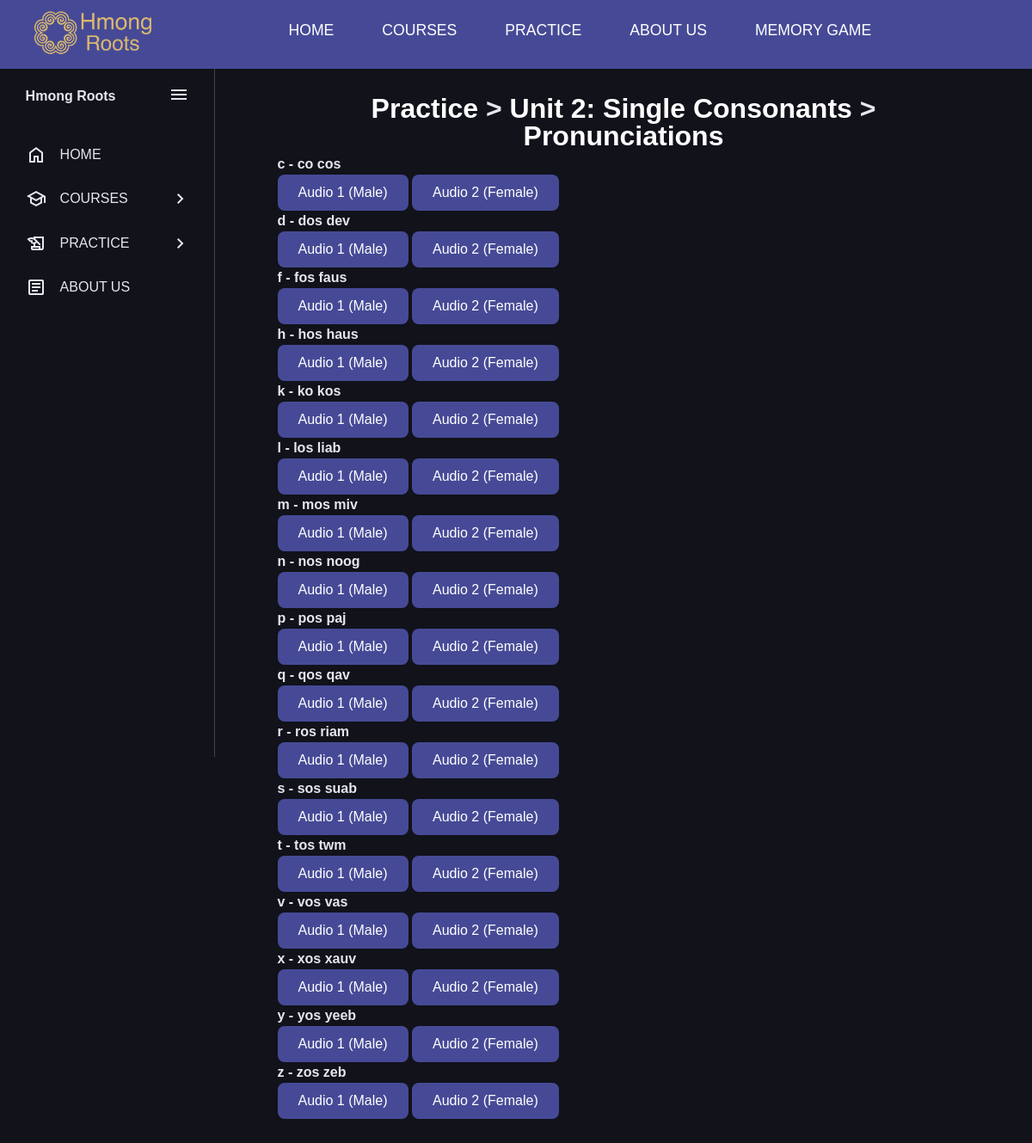
The page /practice/p2_consonants_audio/ on the database its author committed.
### main/models.py (models this page shows, shortened)
class Word(models.Model):
    english_word = models.CharField(max_length=255)
    hmong_word = models.CharField(max_length=255)
    category = models.CharField(max_length=255, blank=True, null=True)
    male_audio_url = models.TextField(blank=True, null=True)
    female_audio_url = models.TextField(blank=True, null=True)
    pronunciation_video_url = models.TextField(blank=True, null=True)
    real_video_url = models.TextField(blank=True, null=True)
    animated_video_url = models.TextField(blank=True, null=True)
    image_filename = models.CharField(max_length=255, blank=True, null=True)

### main/views.py (the view)
# urls.py: path('practice/p2_consonants_audio/', views.p2_consonants_audio, name='p2_consonants_audio'),
def p2_consonants_audio(request):
    words = Word.objects.filter(category="Consonants")
    return render(request, 'practice/p2_consonants_audio.html', {
        'words': words,
        'MEDIA_URL': settings.MEDIA_URL
    })

### main/templates/practice/p2_consonants_audio.html (shortened to what this page needs)
{% extends 'base.html' %}
{% load static %}
{% block content %}
<h1>
    <a href="{% url 'practice' %}" class="heading-link">Practice</a>
     >
    <a href="{% url 'p2_consonants' %}" class="heading-link">Unit 2: Single Consonants</a>
     >
    <a href="{% url 'p2_consonants_audio' %}" class="heading-link">Pronunciations</a>
</h1>
{% for word in words %}
    <div class="category-container">
        <strong>{{ word.english_word }} - {{ word.hmong_word }}</strong><br>
        <button class="audio-button" data-audio="{{ MEDIA_URL }}{{ word.male_audio_url }}"> Audio 1 (Male)</button>
        <button class="audio-button" data-audio="{{ MEDIA_URL }}{{ word.female_audio_url }}"> Audio 2 (Female)</button><br>
    </div>
{% endfor %}
{% endblock %}

### main/static/css/styles.css (style rules this page uses)
:root { --base-color: #11121a; --line-color: #42434a; --hover-color: #222533; --text-color: #e6e6ef; --accent-color: #f77062; --secondary-text-color: #b0b3c1; --secondary-color: #464A96; }
* { box-sizing: border-box; margin: 0; padding: 0; font-family: 'Poppins', sans-serif; }
html { line-height: 1.5rem; }
h1 { text-align: center; margin-top: 5px; margin-bottom: 5px; line-height: 1; }
.heading-link { color: #fff; justify-content: center; text-decoration: none; }

### main/templates/practice/p2_consonants_audio.html (style rules this page uses)
.audio-button { background-color: #464A96; color: white; padding: 12px 24px; border: none; border-radius: 8px; cursor: pointer; font-size: 16px; transition: background-color 0.3s ease; }

### rows shown on the page
Word: english_word "c", hmong_word "co cos"
Word: english_word "d", hmong_word "dos dev"
Word: english_word "f", hmong_word "fos faus"
Word: english_word "h", hmong_word "hos haus"
Word: english_word "k", hmong_word "ko kos"
Word: english_word "l", hmong_word "los liab"
Word: english_word "m", hmong_word "mos miv"
Word: english_word "n", hmong_word "nos noog"
Word: english_word "p", hmong_word "pos paj"
Word: english_word "q", hmong_word "qos qav"
Word: english_word "r", hmong_word "ros riam"
Word: english_word "s", hmong_word "sos suab"
Word: english_word "t", hmong_word "tos twm"
Word: english_word "v", hmong_word "vos vas"
Word: english_word "x", hmong_word "xos xauv"
Word: english_word "y", hmong_word "yos yeeb"
Word: english_word "z", hmong_word "zos zeb"
